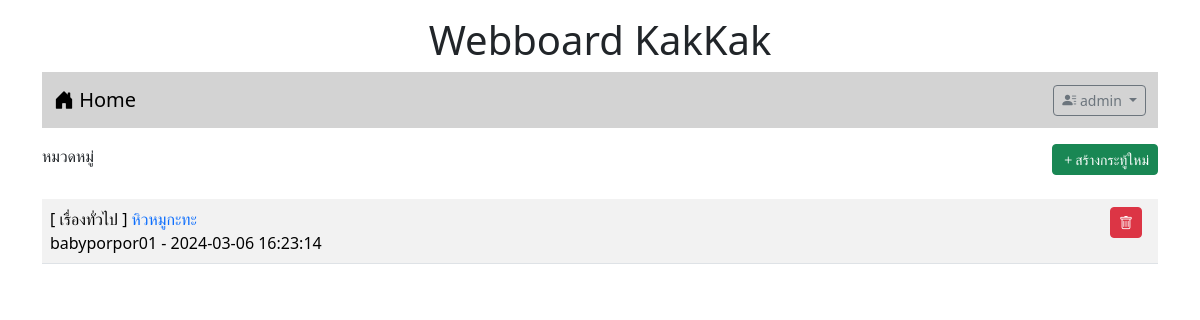
The app's page /index.php (signed in) with its own data.
### tables this page shows
CREATE TABLE `post` (
  `id` int(11) NOT NULL,
  `title` varchar(128) NOT NULL,
  `content` varchar(2048) NOT NULL,
  `post_date` datetime NOT NULL,
  `cat_id` int(11) NOT NULL,
  `user_id` int(11) NOT NULL
);

CREATE TABLE `category` (
  `id` int(11) NOT NULL,
  `name` varchar(32) NOT NULL
);

CREATE TABLE `user` (
  `id` int(11) NOT NULL,
  `login` varchar(32) NOT NULL,
  `password` varchar(64) NOT NULL,
  `name` varchar(64) NOT NULL,
  `gender` char(1) NOT NULL,
  `email` varchar(32) NOT NULL,
  `role` char(1) NOT NULL
);

### index.php (the view, shortened to what this page needs)
<!DOCTYPE html>
<html lang="en">
<head>
    <link rel="stylesheet" href="bootstrap-5.3.2-dist/css/bootstrap.min.css">
    <link rel="stylesheet" href="https://cdn.jsdelivr.net/npm/bootstrap-icons@1.11.3/font/bootstrap-icons.min.css">
</head>
<body>
    <div class="container-lg">
    <h1 style="text-align: center;" class="mt-3">Webboard KakKak </h1>
<?php include "nav.php" ?>
<div class="mt-3 d-flex justify-content-between">
    <div>
    <label>หมวดหมู่</label>
    </div>
    <?php if(isset ($_SESSION['id'])) {?>
    <div><a href="newpost.php" class="btn btn-success btn-sm ">
        <i class="bi bi-plus"></i>สร้างกระทู้ใหม่</a>
    </div>
    <?php  } ?>
</div>
    <table class="table table-striped mt-4 ">
        <?php
            $conn=new PDO("mysql:host=localhost;dbname=webboard; charset=utf8","root" ,"");
            $sql="SELECT t3.name,t1.title,t1.id,t2.login,t1.post_date FROM post as t1
            INNER JOIN user as t2 ON (t1.user_id=t2.id)
            INNER JOIN category as t3 ON (t1.cat_id=t3.id) ORDER BY t1.post_date DESC";
            $result=$conn->query($sql);
            while($row= $result->fetch()){
                echo "<tr><td class='d-flex justify-content-between'>
                <div>[ $row[0] ] <a href=post.php?id=$row[2]
                style=text-decoration:none>$row[1] </a><br>$row[3] - $row[4]</div>";
                if(isset($_SESSION['id']) && $_SESSION['role']=='a'){
                    echo "<div class='me-2' align-self-center><a href=delete.php?id=$row[2]
                    class ='btn btn-danger btn-sm' onclick='return myFunction()'><i class ='bi bi-trash'></i></a></div>";
                }
                echo "</td></tr>";
            }
        ?>
    </table>
    </div>
</body>
</html>

### records on screen
post: category.name "เรื่องทั่วไป", title "หิวหมูกะทะ", user.login "babyporpor01", post_date "2024-03-06 16:23:14"

### other values on screen
$_SESSION['username'] "admin"
